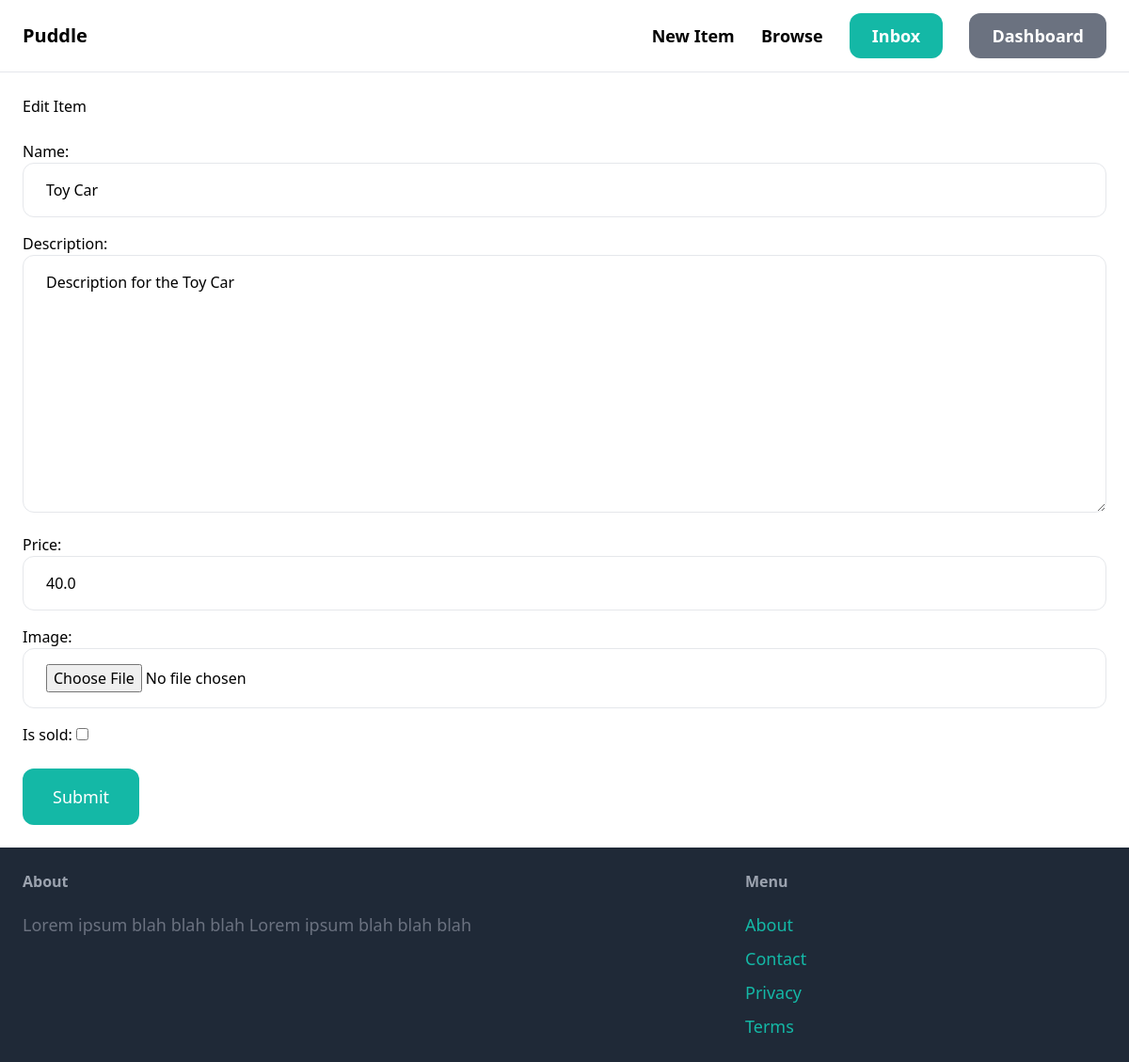
The page /items/4/edit/ (signed in) on the database as committed earlier.
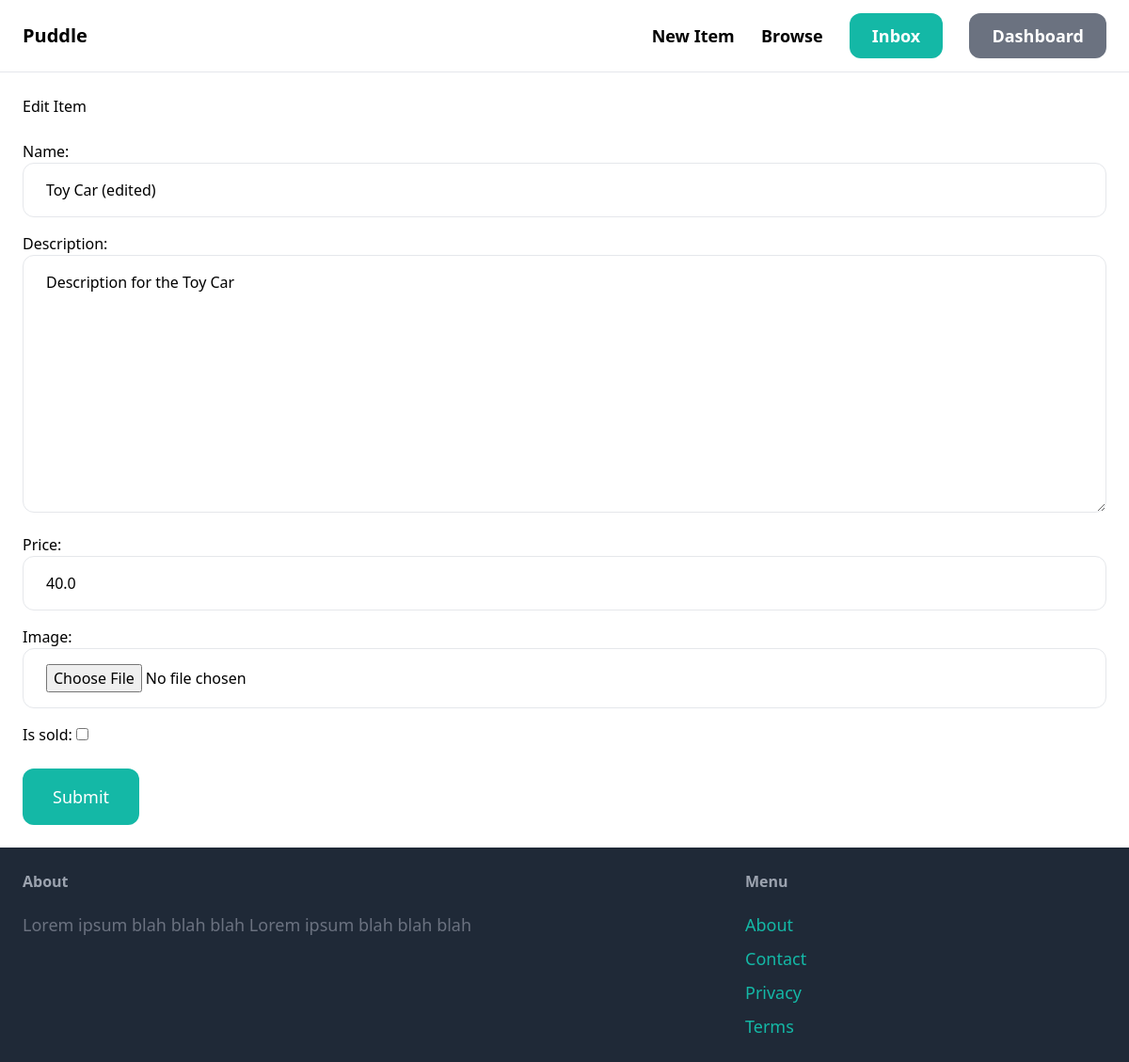
The same page on the database as committed later.
### item/models.py (models this page shows, shortened)
class Item(models.Model):
    category = models.ForeignKey(Category, related_name='items', on_delete=models.CASCADE)
    name = models.CharField(max_length=255)
    description = models.TextField(blank=True, null=True)
    price = models.FloatField()
    image = models.ImageField(upload_to='items_images', blank=True, null=True)
    is_sold = models.BooleanField(default=False)
    created_by = models.ForeignKey(User, related_name='items', on_delete=models.CASCADE)
    created_at = models.DateTimeField(auto_now_add=True)

### item/views.py (the view)
# urls.py: path('<int:pk>/edit/', views.edit, name='edit'),
@login_required
def edit(request, pk):
    item = get_object_or_404(Item, pk=pk, created_by=request.user)
    if request.method == "POST":
        form = EditItemForm(request.POST, request.FILES, instance=item)
        if form.is_valid():
            form.save()
            return redirect('item:detail', pk=item.id)
    else:
        form = EditItemForm(instance=item)
    context = {'form': form, 'title': 'Edit Item'}
    return render(request, 'item/form.html', context)

### item/forms.py
class EditItemForm(forms.ModelForm):
    class Meta:
        model = Item
        fields = ('name', 'description', 'price', 'image', 'is_sold')
        widgets = {
            'name': forms.TextInput(attrs={
                'class': INPUT_CLASSES
            }),
            'description': forms.Textarea(attrs={
                'class': INPUT_CLASSES
            }),
            'price': forms.TextInput(attrs={
                'class': INPUT_CLASSES
            }),
            'image': forms.FileInput(attrs={
                'class': INPUT_CLASSES
            }),
        }

### item/templates/item/form.html (shortened to what this page needs)
{% extends 'core/base.html' %}
{% block content %}
<h1 class="mb-6 text 3xl">{{title}}</h1>
<form method="POST" action="." enctype="multipart/form-data">
    <div class="space-y-4">
        {{ form.as_p }}
    </div>
    <button class="mt-6 py-4 px-8 text-lg bg-teal-500 hover:bg-teal-700 rounded-xl text-white">
        Submit
    </button>
</form>
{% endblock content %}

Rows that differ between the two databases and show on the page:
changed Item "Description for the Toy Car": name "Toy Car" → "Toy Car (edited)"
